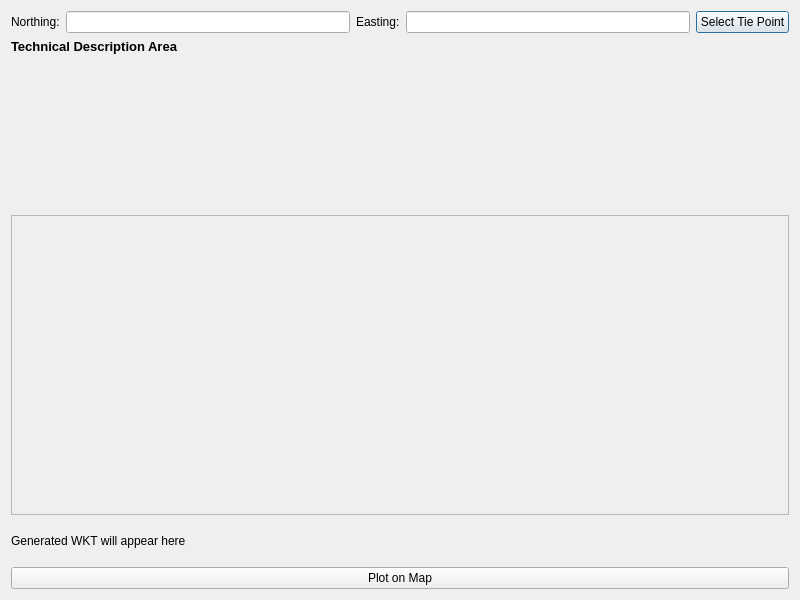
<?xml version="1.0" encoding="UTF-8"?>
<ui version="4.0">
 <class>TitlePlotterPhilippineLandTitlesDialogBase</class>
 <widget class="QDialog" name="TitlePlotterPhilippineLandTitlesDialogBase">
  <property name="geometry">
   <rect>
    <x>0</x>
    <y>0</y>
    <width>800</width>
    <height>600</height>
   </rect>
  </property>
  <property name="windowTitle">
   <string>Title Plotter - Philippine Land Titles</string>
  </property>
  <layout class="QVBoxLayout" name="verticalLayout">
   <item>
    <layout class="QHBoxLayout" name="horizontalLayout">
     <item>
      <widget class="QLabel" name="label">
       <property name="text">
        <string>Northing:</string>
       </property>
      </widget>
     </item>
     <item>
      <widget class="QLineEdit" name="tiePointNorthingInput"/>
     </item>
     <item>
      <widget class="QLabel" name="label_2">
       <property name="text">
        <string>Easting:</string>
       </property>
      </widget>
     </item>
     <item>
      <widget class="QLineEdit" name="tiePointEastingInput"/>
     </item>
     <item>
      <widget class="QPushButton" name="openTiePointDialogButton">
       <property name="text">
        <string>Select Tie Point</string>
       </property>
      </widget>
     </item>
    </layout>
   </item>
   <item>
    <widget class="QLabel" name="technicalDescriptionLabel">
     <property name="font">
      <font>
       <pointsize>10</pointsize>
       <weight>75</weight>
       <bold>true</bold>
      </font>
     </property>
     <property name="text">
      <string>Technical Description Area</string>
     </property>
     <property name="alignment">
      <set>Qt::AlignLeft</set>
     </property>
    </widget>
   </item>
   <item>
    <widget class="QScrollArea" name="scrollArea">
     <property name="minimumSize">
      <size>
       <width>0</width>
       <height>300</height>
      </size>
     </property>
     <property name="maximumSize">
      <size>
       <width>16777215</width>
       <height>300</height>
      </size>
     </property>
     <property name="verticalScrollBarPolicy">
      <enum>Qt::ScrollBarAsNeeded</enum>
     </property>
     <property name="horizontalScrollBarPolicy">
      <enum>Qt::ScrollBarAlwaysOff</enum>
     </property>
     <property name="widgetResizable">
      <bool>true</bool>
     </property>
     <widget class="QWidget" name="scrollAreaWidgetContents">
      <layout class="QVBoxLayout" name="bearingListLayout">
       <property name="alignment">
        <set>Qt::AlignTop</set>
       </property>
       <property name="spacing">
        <number>2</number>
       </property>
       <property name="leftMargin">
        <number>0</number>
       </property>
       <property name="topMargin">
        <number>0</number>
       </property>
       <property name="rightMargin">
        <number>0</number>
       </property>
       <property name="bottomMargin">
        <number>0</number>
       </property>
      </layout>
     </widget>
    </widget>
   </item>
   <item>
    <widget class="QLabel" name="labelWKT">
     <property name="minimumSize">
      <size>
       <width>0</width>
       <height>30</height>
      </size>
     </property>
     <property name="maximumSize">
      <size>
       <width>16777215</width>
       <height>40</height>
      </size>
     </property>
     <property name="text">
      <string>Generated WKT will appear here</string>
     </property>
    </widget>
   </item>
   <item>
    <widget class="QPushButton" name="plotButton">
     <property name="text">
      <string>Plot on Map</string>
     </property>
    </widget>
   </item>
  </layout>
 </widget>
 <resources/>
 <connections/>
</ui>
